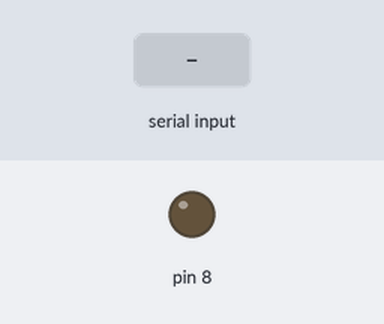
The sketch below on a simulated Arduino Uno, built with avr-gcc and run on an emulated ATmega328P. Parts: output pins drawn as LEDs (lit = HIGH). The inputs (shaded band) are chosen by the test bench.

Above: at 1.2 s.
1.3 s: "1" received over Serial
At 1.6 s:
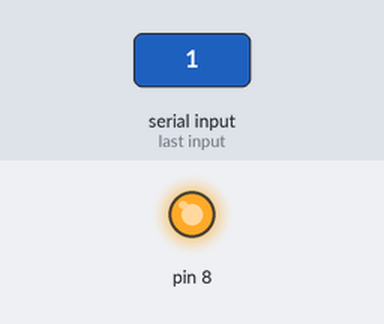
2.8 s: "0" received over Serial
At 3.9 s:
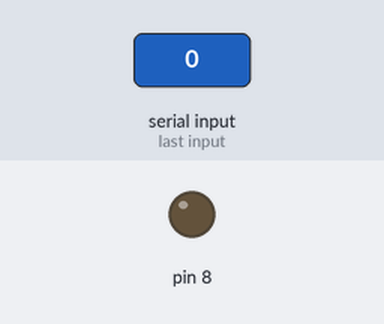
Timing chart, 0 to 5.8 s (numbered marks = the images above; inputs shaded):
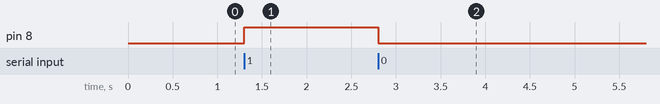

Measured:
- after the input at 1.3 s, pin 8: LOW → HIGH at once
- after the input at 2.8 s, pin 8: HIGH → LOW at once

The sketch:

led.ino
```cpp
void setup() {
  Serial.begin(9600);
  pinMode(8, OUTPUT);
}

void loop() {
  int c=0;
  if(Serial.available()>0){
    c=Serial.read();
    if(c==49){
      digitalWrite(8, HIGH);
    }
    else if(c==48){
      digitalWrite(8, LOW);
    }
  }
}
```
